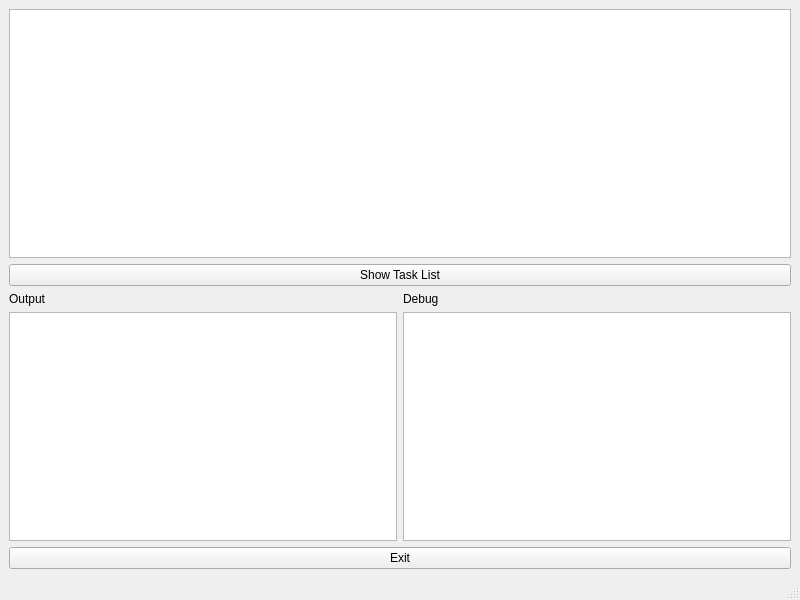
<?xml version="1.0" encoding="UTF-8"?>
<ui version="4.0">
 <class>MainWindow</class>
 <widget class="QMainWindow" name="MainWindow">
  <property name="geometry">
   <rect>
    <x>0</x>
    <y>0</y>
    <width>800</width>
    <height>600</height>
   </rect>
  </property>
  <property name="windowTitle">
   <string>MainWindow</string>
  </property>
  <widget class="QWidget" name="centralwidget">
   <layout class="QVBoxLayout" name="verticalLayout_3">
    <item>
     <widget class="QTableView" name="dbView"/>
    </item>
    <item>
     <widget class="QPushButton" name="showTaskListBtn">
      <property name="text">
       <string>Show Task List</string>
      </property>
     </widget>
    </item>
    <item>
     <layout class="QHBoxLayout" name="horizontalLayout">
      <item>
       <layout class="QVBoxLayout" name="verticalLayout_2">
        <item>
         <widget class="QLabel" name="outputLabel">
          <property name="text">
           <string>Output</string>
          </property>
         </widget>
        </item>
        <item>
         <widget class="QListWidget" name="outputList"/>
        </item>
       </layout>
      </item>
      <item>
       <layout class="QVBoxLayout" name="verticalLayout">
        <item>
         <widget class="QLabel" name="debugLabel">
          <property name="text">
           <string>Debug</string>
          </property>
         </widget>
        </item>
        <item>
         <widget class="QListWidget" name="debugList"/>
        </item>
       </layout>
      </item>
     </layout>
    </item>
    <item>
     <widget class="QPushButton" name="exitBtn">
      <property name="text">
       <string>Exit</string>
      </property>
     </widget>
    </item>
   </layout>
  </widget>
  <widget class="QMenuBar" name="menubar">
   <property name="geometry">
    <rect>
     <x>0</x>
     <y>0</y>
     <width>800</width>
     <height>21</height>
    </rect>
   </property>
  </widget>
  <widget class="QStatusBar" name="statusbar"/>
 </widget>
 <resources/>
 <connections/>
</ui>
